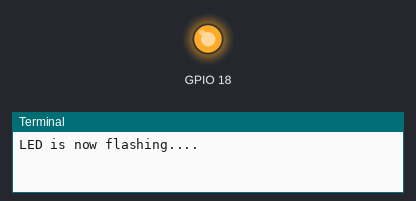
A program run on a simulated Raspberry Pi (BCM pin numbers). Shown: output pins drawn as LEDs (lit = HIGH), the last lines printed to the terminal. At 1.0 s the program stops and its outputs stay as they are.

Above: at 0.1 s.
At 1.1 s:
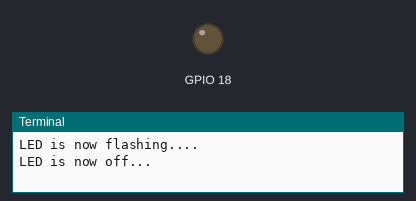
Timing chart, 0 to 2.5 s (numbered marks = the images above):
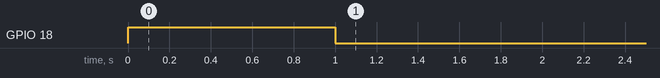

Measured:
- by itself, GPIO 18: LOW → HIGH at 0.00 s, → LOW 1.0 s later

The program:

flash_led.py
```python
# @author Group 2
# @created at 02.05.2022
# @purpose make a simple LED flash

# importing the needed RPi library
import RPi.GPIO as GPIO
from time import sleep # needed for the function sleep

# initial setup for the raspberry pi pins
GPIO.setmode(GPIO.BCM)
GPIO.setwarnings(False)

GPIO.setup(18, GPIO.OUT) # select port 18 for the shorter leg of the LED

print("LED is now flashing....")
GPIO.output(18, GPIO.HIGH) # make the LED on port 18 flash at its highest brightness
sleep(1) # delay the program by 1 second
print("LED is now off...")
GPIO.output(18, GPIO.LOW) # make the LED on port 18 stop flashing.
```
